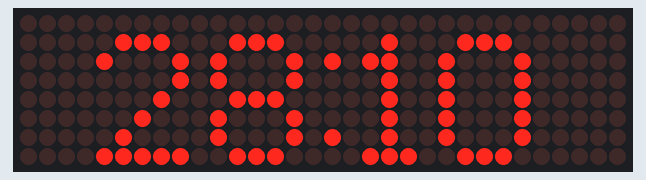
A program run on a simulated Raspberry Pi (BCM pin numbers). Shown: 32×8 LED matrix. The clock reads 2024-03-15 10:24:30 at power-on unless the program sets it; what the program prints to the terminal is not drawn.

Above: at 0.1 s.
At 9.6 s:
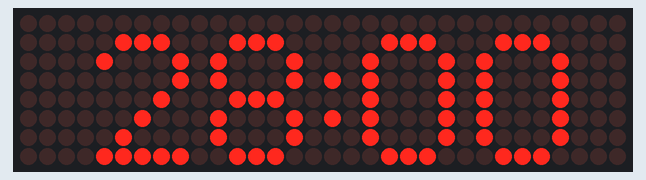
At 10.1 s:
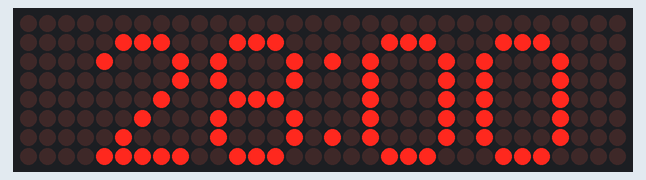
At 19.6 s:
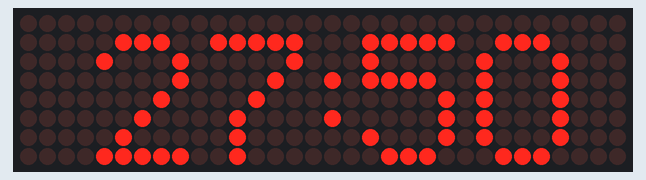
At 28.7 s:
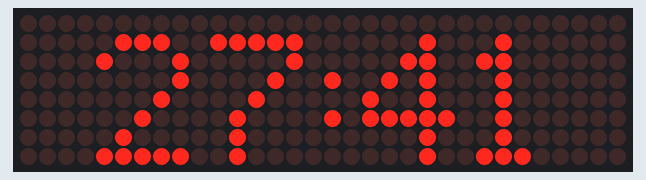
At 39.2 s:
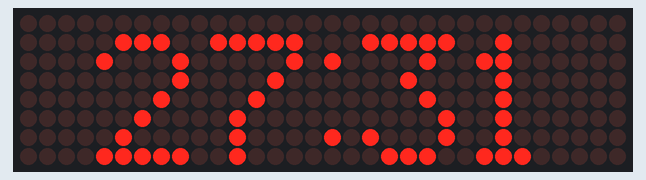

The program:

display_max7219.py
```python
#!/usr/bin/env python
#
# Display time using MAX7219 LED display
#
# Python libs needed:
#   sudo apt-get install -y python3-pip
#   sudo pip3 install RPI.GPIO
#   sudo pip3 install adafruit-blinka
#   sudo pip3 install adafruit-circuitpython-max7219
#   sudo pip3 install adafruit-circuitpython-framebuf
#   sudo pip3 install dbus-python
#
import time
import logging

from datetime import datetime

from luma.led_matrix.device import max7219
from luma.core.interface.serial import spi, noop
from luma.core.render import canvas
from luma.core.virtual import viewport
from luma.core.legacy import text, show_message
from luma.core.legacy.font import proportional, CP437_FONT, TINY_FONT, SINCLAIR_FONT, LCD_FONT


logger = logging.getLogger('display')

# Alexa Gadget code
class DisplayMax7219():

    def __init__(self):
        # create matrix device
        serial = spi(port=0, device=0, gpio=noop())
        self.device = max7219(serial, cascaded=4, block_orientation=90,
                        rotate=0, blocks_arranged_in_reverse_order=False)
        self.device.contrast(16)
        # Smaller colon ":"
        LCD_FONT[0x3a] = [0x00, 0x14, 0x00, 0x00, 0x00, 0x00, 0x00, 0x00]
        # Override tilda "~" to use as smaller colon ":" with dots further apart
        LCD_FONT[0x7e] = [0x00, 0x22, 0x00, 0x00, 0x00, 0x00, 0x00, 0x00]
        # Override tilda "~" to use as two pixel wide space
        #LCD_FONT[0x7e] = [0x00, 0x00, 0x00, 0x00, 0x00, 0x00, 0x00, 0x00]
        print("Created device")


    def display_time_remaining(self, time_remaining):

        halfSecond = (time_remaining % 1) >= 0.5

        logger.info("%d seconds left.  halfSecond: %d", time_remaining, halfSecond)

        # Format the timer digits for display
        minutes = time.strftime("%M", time.gmtime(time_remaining))
        seconds = time.strftime("%S", time.gmtime(time_remaining))

        #hours = datetime.now().strftime('%H')
        #minutes = datetime.now().strftime('%M')

        if halfSecond or (minutes == "00" and seconds == "00"):
            sperator = ":"
        else:
            sperator = "~"

        if minutes == "00":
            minutes = "  "

        if minutes.startswith('0'):
            minutes = minutes.replace('0', ' ', 1)

        # TODO: Update font to remove slash through zero
        seconds = seconds.replace("0", "O")
        minutes = minutes.replace("0", "O")

        outText = minutes + sperator + seconds
        with canvas(self.device) as draw:
            text(draw, (4, 1), outText, fill="white", font=alt_proportional(LCD_FONT))


    def off(self):
        self.device.clear()
        self.device.show()

    def test(self):

        i = 1690.0
        while i >= 0:
            self.display_time_remaining(i)
            time.sleep(0.5)
            i = i - 0.5

        time.sleep(2)
        self.off()
        time.sleep(5)

        # start demo
        #msg = "12:05"
        #print(msg)
        #show_message(device, msg, fill="white", font=proportional(CP437_FONT))
        #time.sleep(10)
        #msg = "Slow scrolling: The quick brown fox jumps over the lazy dog"
        #print(msg)
        #show_message(device, msg, fill="white", font=proportional(LCD_FONT), scroll_delay=0.1)

        # hours = datetime.now().strftime('%H')
        # minutes = datetime.now().strftime('%M')
        # with canvas(device) as draw:
        #     text(draw, (0, 1), hours, fill="white", font=proportional(CP437_FONT))
        #     #text(draw, (15, 1), ":" if toggle else " ", fill="white", font=proportional(TINY_FONT))
        #     text(draw, (15, 1), ":", fill="white", font=proportional(TINY_FONT))
        #     #text(draw, (15, 1), ":", fill="white", font=proportional(CP437_FONT))
        #     text(draw, (17, 1), minutes, fill="white", font=proportional(CP437_FONT))
        # time.sleep(10)


class alt_proportional(object):
    """
    Wraps an existing font array, and on on indexing, trims any leading
    or trailing zero column definitions. This works especially well
    with scrolling messages, as interspace columns are squeezed to a
    single pixel.
    """
    def __init__(self, font):
        self.font = font

    def __getitem__(self, ascii_code):
        bitmap = self.font[ascii_code]
        # Return a slim version of the space character
        if ascii_code == 32:
            return [0] * 4
        #elif ascii_code == 0x7e:
        #    return [0] * 2
        else:
            return self._trim(bitmap) + [0]

    def _trim(self, arr):
        nonzero = [idx for idx, val in enumerate(arr) if val != 0]
        if not nonzero:
            return []
        first = nonzero[0]
        last = nonzero[-1] + 1
        return arr[first:last]


if __name__ == '__main__':
    DisplayMax7219().test()
```

Measured:
- what the display in image 1 shows lasts 0.5 s, from 9.5 s to 10.0 s
